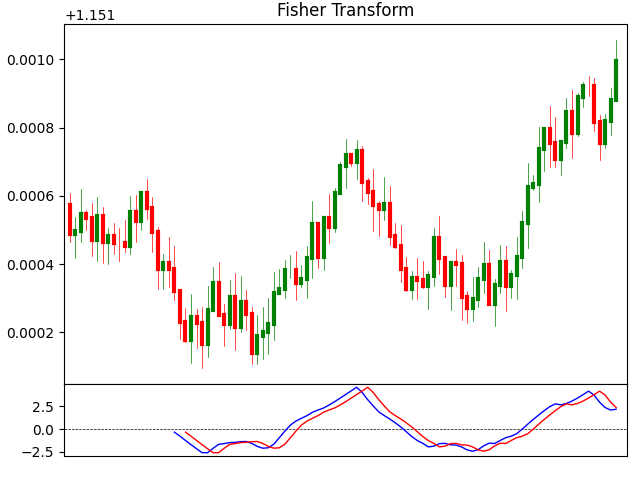

The script that drew this image:
import matplotlib
matplotlib.use('TkAgg')
import matplotlib.pyplot as plt
from datetime import datetime,timedelta
import numpy as np
import pandas as pd
import random
import indicator as indi

class FISHER:
    def __init__(self):
        self.n=100
        self.fig=plt.figure()
        self.title='Fisher Transform'
        self.calc_type='dict'   #'dict' or 'pandas'
        self.indi=indi

    def set_variables(self):
        variables=['time','open','high','low','close']
        var={i:[] for i in variables}
        return var

    def print_data(self,var):
        print(len(var['time']),var['time'][-1],f"O:{var['open'][-1]:.5f}",f"H:{var['high'][-1]:.5f}"
              f"L:{var['low'][-1]:.5f}",f"C:{var['close'][-1]:.5f}")

    def get_data(self,var):
        for i in range(self.n):
            t=(datetime.now()+timedelta(minutes=i)).strftime('%d-%m-%Y %H:%M:%S')
            var['time'].append(t)

            if len(var['open'])==0:
                var['open'].append(random.uniform(1,1.2))
                up_close=var['open'][-1]*(1+0.0001)
                down_close=var['open'][-1]*(1-0.0001)
                var['close'].append(random.uniform(down_close,up_close))
            else:
                var['open'].append(var['close'][-1])
                up_close=var['open'][-1]*(1+0.0001)
                down_close=var['open'][-1]*(1-0.0001)
                var['close'].append(random.uniform(down_close,up_close))
        
            if var['open'][-1]<var['close'][-1]:
                price1=var['close'][-1]
                price2=var['open'][-1]
            elif var['open'][-1]>var['close'][-1]:
                price1=var['open'][-1]
                price2=var['close'][-1]
            high=random.uniform(price1,price1*(1+0.00007))
            low=random.uniform(price2,price2*(1-0.00007))
            var['high'].append(high)
            var['low'].append(low)

            #Fisher Transform:
            if self.calc_type=='dict':
                self.indi.fisher_dict(20,var)

            self.print_data(var)
        
        if self.calc_type=='pandas':
            self.indi.fisher_pandas(20,var)

    def plot_data(self,var):
        self.fig.subplots_adjust(top=0.95,bottom=0.05,right=0.98,left=0.1,hspace=0,wspace=0)
        ax=self.fig.add_gridspec(6,1)
        ax1=self.fig.add_subplot(ax[0:5,:])
        ax2=self.fig.add_subplot(ax[5:6,:])

        ax1.clear()
        ax1.set_xticks([])
        ax1.set_title(self.title)
        ax1.set_xlim(-1,self.n+1)
        #ax1.set_ylim(min(var['low']),max(var['high']))

        for i in range(len(var['time'])):
            if var['open'][i]>var['close'][i]:
                ccolor='r'
            elif var['open'][i]<var['close'][i]:
                ccolor='g'
            else:
                ccolor='gray'
            ax1.plot([var['time'][i]]*2,[var['open'][i],var['close'][i]],c=ccolor,lw=3)
            ax1.plot([var['time'][i]]*2,[var['high'][i],var['low'][i]],c=ccolor,lw=0.5)

        #plot Fisher Transform:
        ax2.clear()
        ax2.set_xticks([])
        ax2.set_xlim(-1,self.n+1)
        ax2.axhline(y=0,color='black',lw=0.5,ls='--')
        ax2.plot(var['time'],var['fisher20'],c='b',lw=1)
        ax2.plot(var['time'],var['fisher_signal20'],c='r',lw=1)

        plt.show()


obj=FISHER()
var=obj.set_variables()
obj.get_data(var)
obj.plot_data(var)
